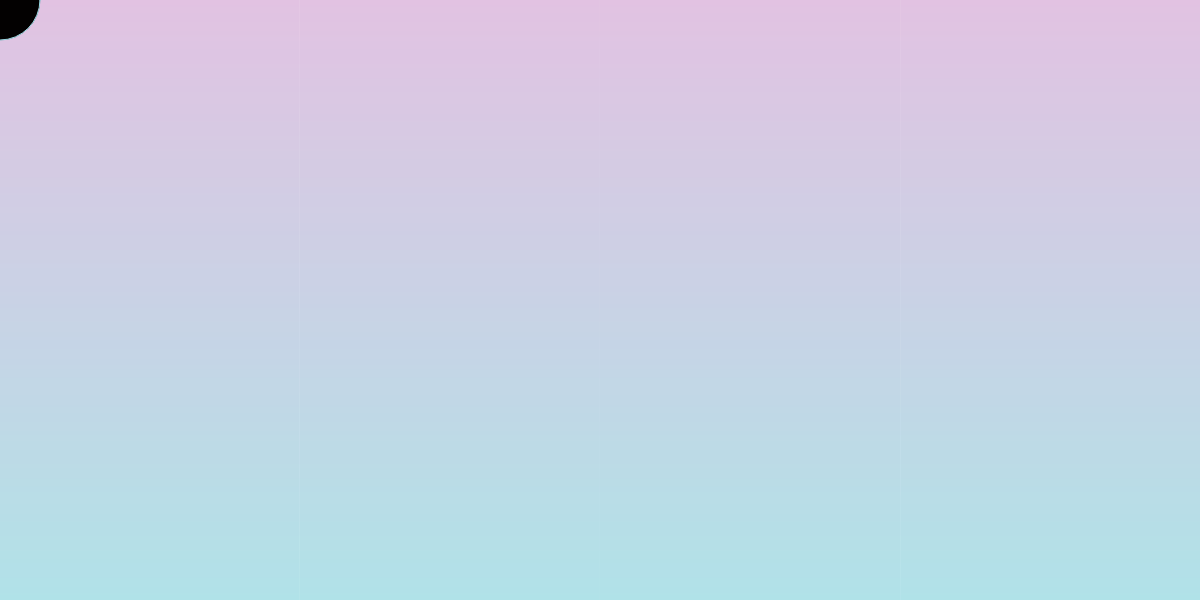
Frame 1 (no input)
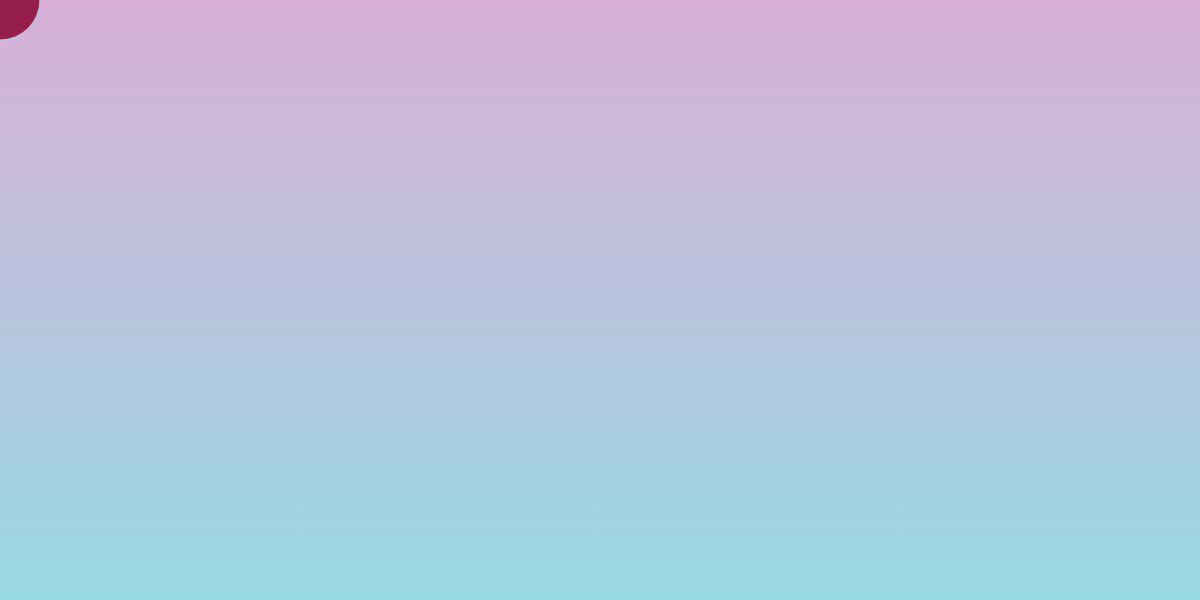
Frame 60 (no input)
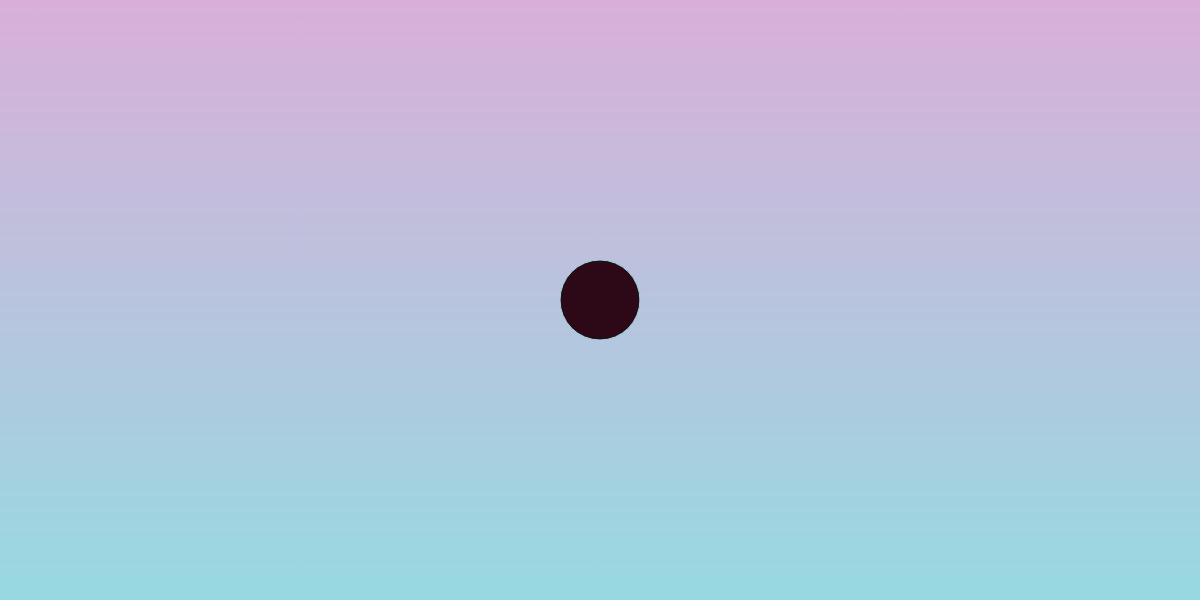
Frame 120 (the mouse pressed at the canvas centre since frame 60)

The p5.js sketch that drew these frames (run headless with seeded random() and noise() and a simulated clock; from frame 60 on, the mouse is pressed at the canvas centre):

// p5.js sketch
// ── sketch.js
const Y_AXIS = 1;
const X_AXIS = 2;
let value = 0;
let a1, a2;

function setup() {
  createCanvas(windowWidth, 600);

  a1 = color(217, 175, 217);
  a2 = color(151, 217, 225);
}

function draw() {
  setGradient(0, 0, width, height, a1, a2, Y_AXIS);

  fill(value, value/5, value/2)
  mouseMoved()
}

function setGradient(x, y, w, h, c1, c2, axis) {
  noFill();

  if (axis === Y_AXIS) {
    // Top to bottom gradient
    for (let i = y; i <= y + h; i++) {
      let inter = map(i, y, y + h, 0, 1);
      let c = lerpColor(c1, c2, inter);
      stroke(c);
      line(x, i, x + w, i);
    }
  } else if (axis === X_AXIS) {
    // Left to right gradient
    for (let i = x; i <= x + w; i++) {
      let inter = map(i, x, x + w, 0, 1);
      let c = lerpColor(c1, c2, inter);
      stroke(c);
      line(i, y, i, y + h);
    }
  }
}

function mouseMoved() {
  value = value + 2.5;
  if (value > 255) {
    value = 0;
  }
  ellipse(mouseX, mouseY, 80, 80);
  // prevent default
  return false;
}

// ── styles.css
*{
  margin: 0;
  padding: 0;
}

body {
  font-family: Arial, Helvetica, sans-serif;
}

h2 {
  text-align: center;
  padding: 2%;
}

.scale-transition {
  transition: transform 250ms;
}

.scale-transition:hover {
  transform: scale(2)
}
